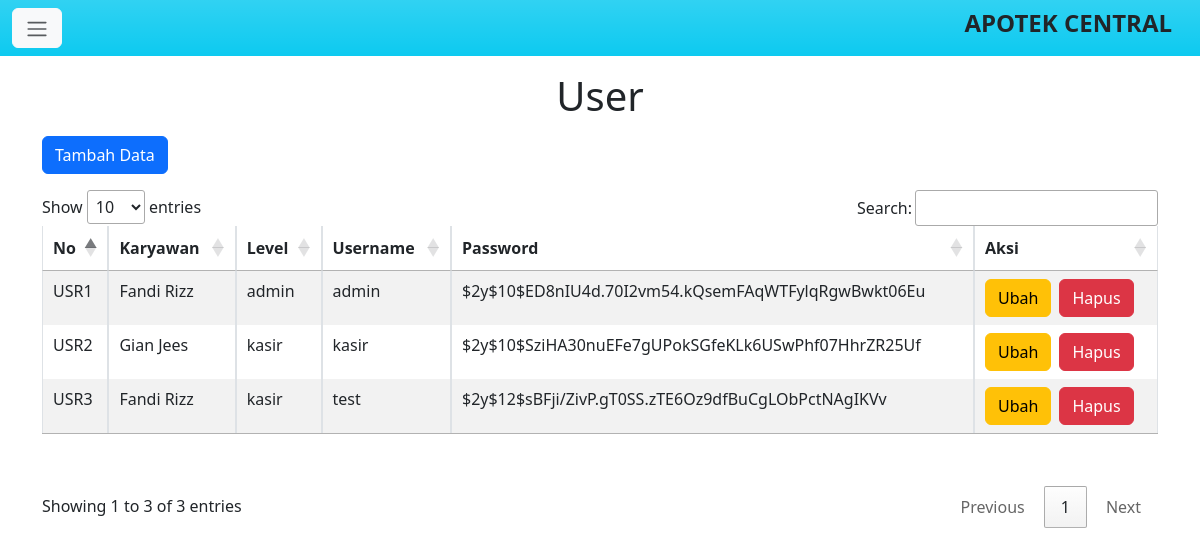
The app's page /admin/user.php (signed in), older data.
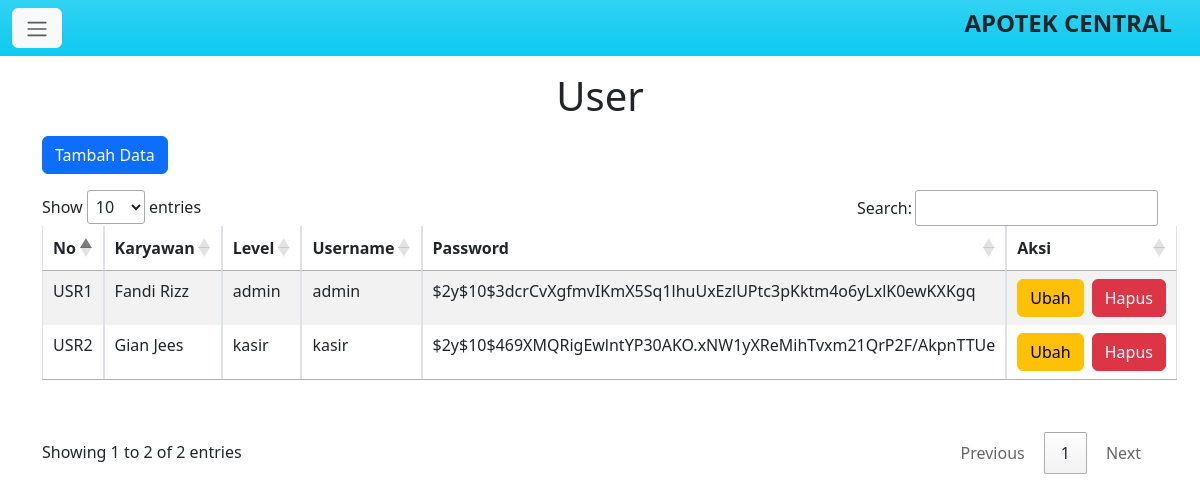
The same page, newer data.
### tables this page shows
CREATE TABLE `tb_user` (
  `id_user` varchar(50) NOT NULL,
  `id_karyawan` varchar(50) NOT NULL,
  `id_level` varchar(50) NOT NULL,
  `username` varchar(50) NOT NULL,
  `password` varchar(100) NOT NULL
);

CREATE TABLE `tb_karyawan` (
  `id_karyawan` varchar(50) NOT NULL,
  `nama_karyawan` varchar(75) NOT NULL,
  `alamat_karyawan` varchar(75) NOT NULL,
  `no_tlp` varchar(15) NOT NULL
);

CREATE TABLE `tb_level` (
  `id_level` varchar(50) NOT NULL,
  `nama_level` varchar(50) NOT NULL
);

### admin/user.php (the view, shortened to what this page needs)
<!doctype html>
<html lang="en">
<head>
    <link href="https://cdn.jsdelivr.net/npm/bootstrap@5.3.0-alpha3/dist/css/bootstrap.min.css" rel="stylesheet">
    <link rel="stylesheet" href="https://cdn.datatables.net/1.13.4/css/jquery.dataTables.min.css">
</head>
<body>
    <nav class="navbar sticky-top bg-bodytertiary bg-info bg-gradient">
        <div class="container-fluid">
            <button class="btn btn-light" type="button" data-bs-toggle="offcanvas" data-bs-target="#offcanvasScrolling" aria-controls="offcanvasScrolling"><span class="navbar-toggler-icon"></span></button>
            <h4 class="me-3 fw-bold">APOTEK CENTRAL</h4>
        </div>
    </nav>
    <div class="container">
        <h1 class="text-center mt-3 mb-3">User</h1>
        <button type="button" class="btn btn-primary mb-3" data-bs-toggle="modal" data-bs-target="#modalTambah" data-bs-whatever="@getbootstrap">Tambah Data</button>
        <table class="table table-striped table-bordered mt-3 mb-5" id="tbl_user">
            <thead>
                <tr>
                    <th>No</th>
                    <th>Karyawan</th>
                    <th>Level</th>
                    <th>Username</th>
                    <th>Password</th>
                    <th>Aksi</th>
                </tr>
            </thead>
            <tbody class="table-group-divider">
                <?php
                include 'config.php';
                $query = mysqli_query($conn, "SELECT * FROM tb_user JOIN tb_karyawan ON tb_user.id_karyawan = tb_karyawan.id_karyawan JOIN tb_level ON tb_user.id_level = tb_level.id_level");
                while ($data = mysqli_fetch_array($query)) {
                ?>
                    <tr>
                        <td> <?php echo $data['id_user']; ?> </td>
                        <td> <?php echo $data['nama_karyawan']; ?> </td>
                        <td> <?php echo $data['nama_level']; ?> </td>
                        <td> <?php echo $data['username']; ?> </td>
                        <td> <?php echo $data['password']; ?> </td>
                        <td class="d-flex"> <button type="button" class="btn btn-warning me-2" data-bs-toggle="modal" data-bs-target="#modalUbah<?php echo $data['id_user']; ?>">
                                Ubah
                            </button>
                            <button type="button" class="btn btn-danger" data-bs-toggle="modal" data-bs-target="#modalHapus<?php echo $data['id_user']; ?>">
                                Hapus
                            </button>
                        </td>
                    </tr>
                <?php
                }
                ?>
            </tbody>
        </table>
    </div>
</body>
</html>

Row changes from the older to the newer data that the page shows:
removed tb_user: id_user "USR3", id_karyawan.nama_karyawan "Fandi Rizz", id_level.nama_level "kasir", username "test", password "$2y$12$sBFji/ZivP.gT0SS.zTE6Oz9dfBuCgLObPctNAgIKVv"
changed tb_user "USR1": password "$2y$10$ED8nIU4d.70I2vm54.kQsemFAqWTFylqRgwBwkt06Eu" → "$2y$10$3dcrCvXgfmvIKmX5Sq1lhuUxEzlUPtc3pKktm4o6yLxlK0ewKXKgq"
changed tb_user "USR2": password "$2y$10$SziHA30nuEFe7gUPokSGfeKLk6USwPhf07HhrZR25Uf" → "$2y$10$469XMQRigEwlntYP30AKO.xNW1yXReMihTvxm21QrP2F/AkpnTTUe"
Text that changed along with them:
text written by a page script: "Show entries Search: Showing 1 to 3 of 3 entries Previous 1 Next" → "Show entries Search: Showing 1 to 2 of 2 entries Previous 1 Next"
